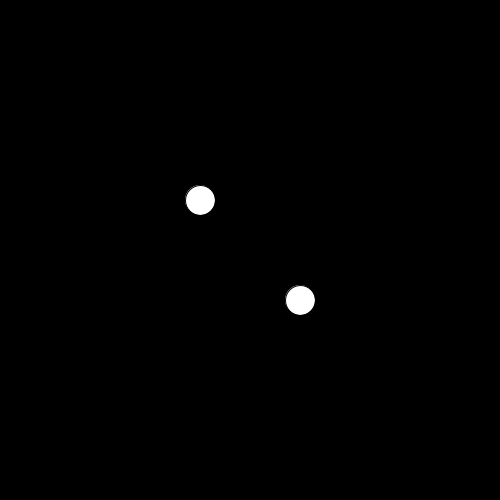
Frame 1 (no input)
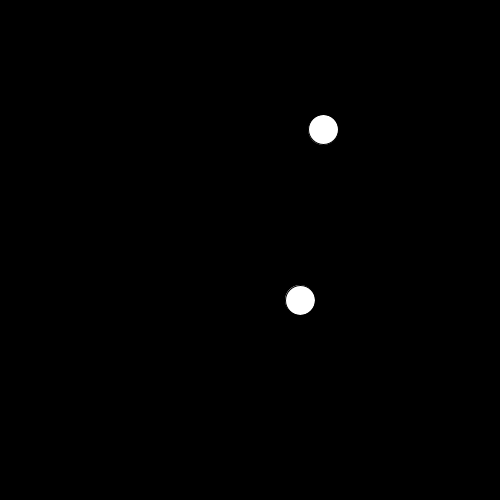
Frame 60 (the mouse pressed at the canvas centre just before this capture)
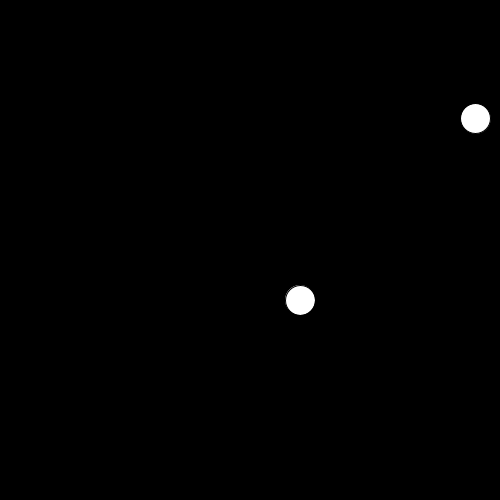
Frame 120 (the mouse held since frame 60 and released just before this capture)

The Processing sketch that drew these frames (run headless with seeded random() and noise(); from frame 60 on, the mouse is pressed at the canvas centre):

// Processing sketch: processing_99813
// ── processing_99813.pde

int timer=0;
float fX=200;
float fY=200;
float eX=250;
float eY=250;
float pX=300;
float pY=300;
float speed =10;

void setup(){
  size(500,500);
  frameRate(24);
}
void draw(){
  background(0);
  food();
  player1();
}
void food(){
  //respawn
  timer++;
  if(timer >= 48){
    fX=random(width);
    fY=random(height);
    timer=0;
}
ellipse(fX,fY,30,30);

}
void player1(){
  if(keyPressed){
  if(key=='a'){
      pX -= speed;
  }
}if(key=='a'){
      pX -= speed;
}
 if(key=='d'){
      pX += speed;      
  }
   if(key=='s'){
      pY += speed; 
   }
   if(key=='w'){
      pY -= speed; 
  }

ellipse(pX,pY,30,30);
}
